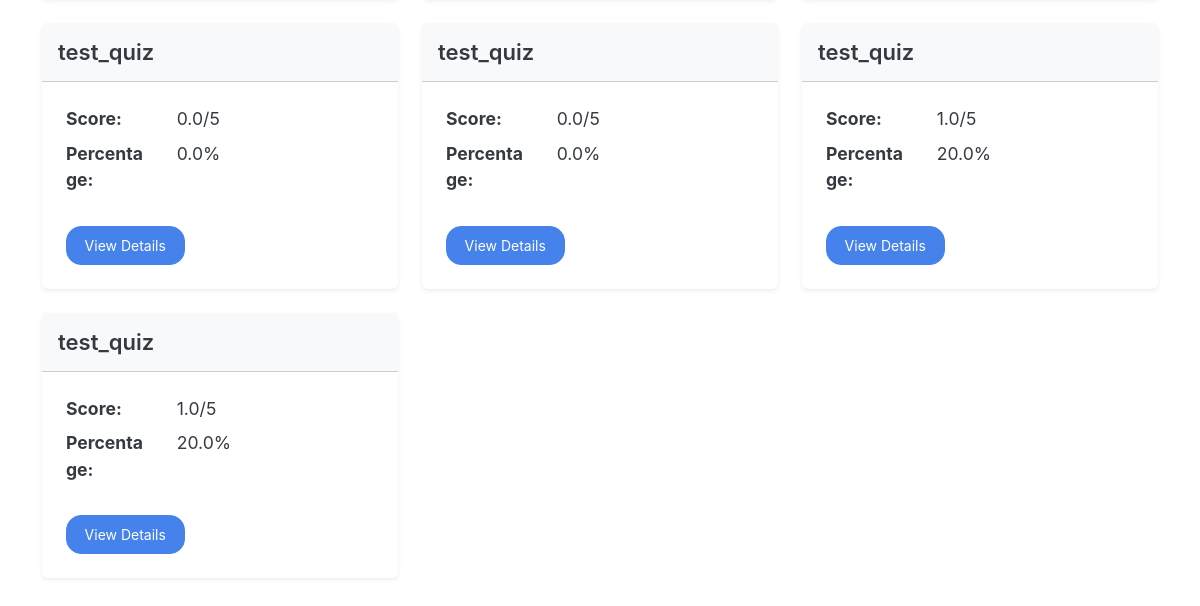
The page /user/past_attempts (signed in, lower part) on the database as committed earlier.
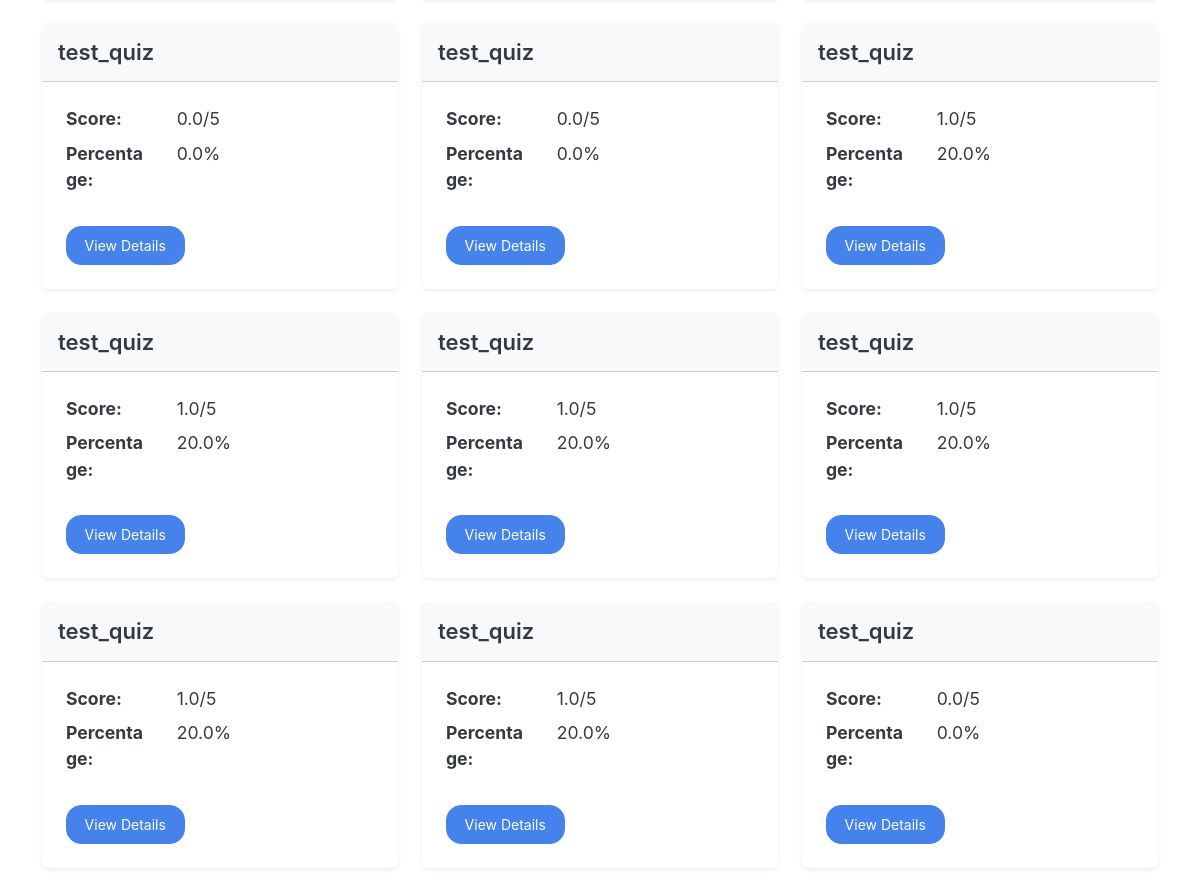
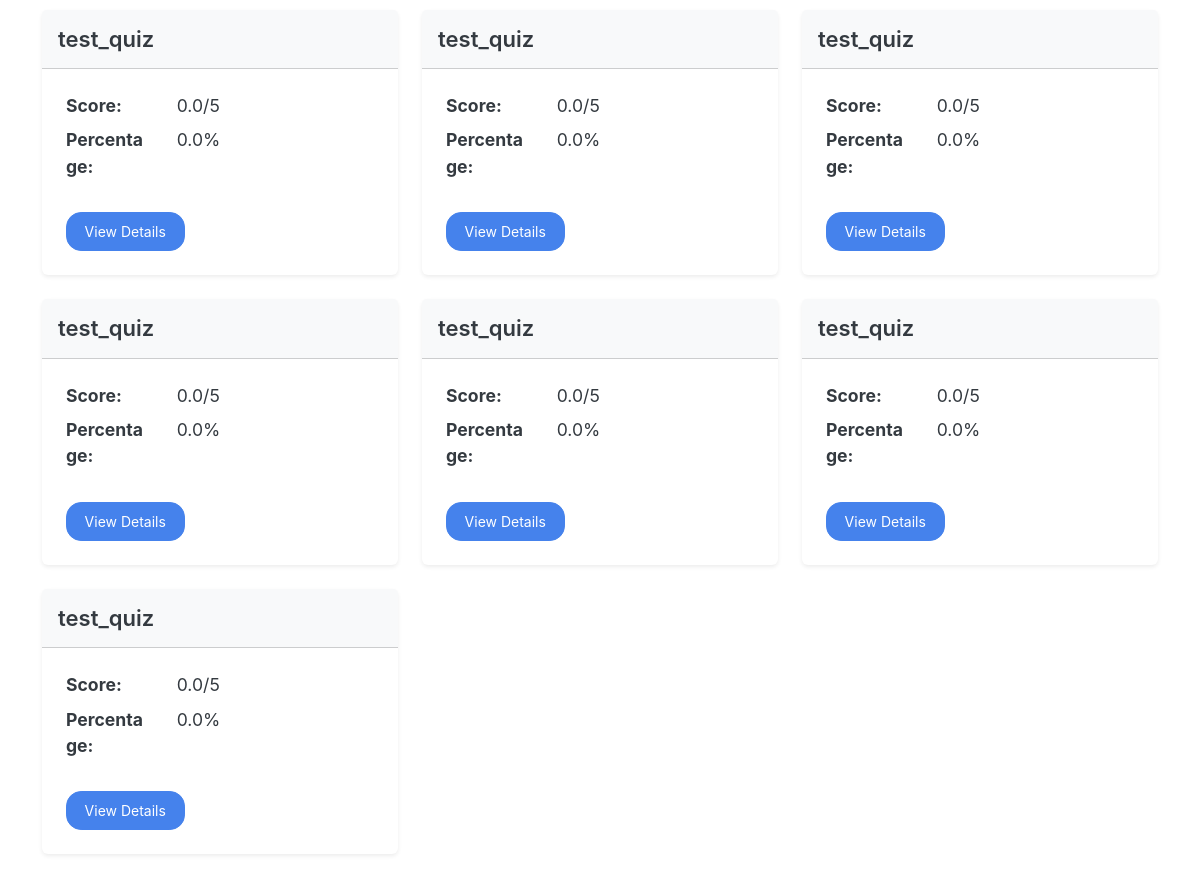
The same page on the database as committed later (2 pictures, top to bottom).
### models/models.py (models this page shows)
class QuizAttempt(db.Model):
    __tablename__ = 'quiz_attempt'
    id: Mapped[id_pk]
    quiz_id: Mapped[int] = mapped_column(ForeignKey("quiz.quiz_id"))
    user_id: Mapped[int] = mapped_column(ForeignKey("user.user_id"))
    start_time: Mapped[datetime]
    time_taken: Mapped[int] # time in minutes  maybe seconds? minutes is better we don't need seconds
    total_score: Mapped[float]
    percentage: Mapped[float]
    quiz: Mapped["Quiz"] = relationship(back_populates="quiz_attempts")
    user: Mapped["User"] = relationship(back_populates="quiz_attempts")
    question_attempts: Mapped[List["QuestionAttempt"]]=relationship(back_populates="quiz_attempt")

class Quiz(db.Model):
    __tablename__ = "quiz"
    quiz_id: Mapped[id_pk]
    quiz_name: Mapped[str]
    chapter_id: Mapped[int]
    subject_id: Mapped[int]
    date: Mapped[Optional[date]]
    duration: Mapped[Optional[int]]  # minutes? hopefully
    remarks: Mapped[str]
    total_marks: Mapped[int] = mapped_column(default=0)
    questions: Mapped[List["Question"]] = relationship(
        back_populates="quiz", cascade="all,delete-orphan"
    )
    quiz_attempts: Mapped[List["QuizAttempt"]] = relationship(
        back_populates="quiz", cascade="all,delete-orphan"
    )
    chapter: Mapped["Chapter"] = relationship(back_populates="quizzes") # maybe change this
    __table_args__ = (
        ForeignKeyConstraint(
            ['subject_id', 'chapter_id'],  # Composite foreign key
            ['chapter.subject_id', 'chapter.chapter_id']
        ),
    )

### routes/user_routes.py (the view)
@user_bp.route("/past_attempts", methods=["GET"])
def history():
    return render_template("user/history.html", user=current_user)

### app.py (called while the page is built)
@app.template_global()
def is_active(page_name):
    return "active" if request.endpoint == page_name else ""

### routes/__init__.py (called while the page is built)
def init_login_manager(app):
    login_manager = LoginManager()
    login_manager.init_app(app)
    login_manager.login_view = "auth.login"  # goes to the login() function in auth_bp
    @login_manager.user_loader
    def load_user(user_id):
        return db.session.scalar(select(User).where(User.user_id == user_id))

### routes/user_routes.py (called while the page is built)
@user_bp.before_request  # makes it so you have to be logged in to access, and allows admin to access it too to test :)
@login_required
def user_required():
    pass

### templates/user/history.html (shortened to what this page needs)
{% extends "base.html" %} {% block title %} Quiz History {% endblock %} {% block
body %} {% include "user/nav.html" %}
<div class="container py-5">
  {% if user.quiz_attempts %}
  <div class="row row-cols-1 row-cols-md-2 row-cols-lg-3 g-4">
    {% for quiz_attempt in user.quiz_attempts %}
    <div class="col">
      <div class="card shadow-sm border-0 h-100">
        <div class="card-header bg-light py-3">
          <h5 class="card-title fw-semibold mb-0">
            {{ quiz_attempt.quiz.quiz_name }}
          </h5>
        </div>
        <div class="card-body p-4">
          <dl class="row">
            <dt class="col-sm-4">Score:</dt>
            <dd class="col-sm-8">
              {{ quiz_attempt.total_score }}/{{ quiz_attempt.quiz.total_marks }}
            </dd>
            <dt class="col-sm-4">Percentage:</dt>
            <dd class="col-sm-8">{{ quiz_attempt.percentage }}%</dd>
          </dl>
          <a
            href="{{ url_for('user.results', quiz_attempt_id=quiz_attempt.id) }}"
            class="btn btn-primary mt-3"
            >View Details</a
          >
        </div>
      </div>
    </div>
    {% endfor %}
  </div>
  {% else %}
  <div class="text-center py-5">
    <p class="text-muted mb-0">No quiz history found for this user.</p>
  </div>
  {% endif %}
</div>
{% endblock %}

### templates/base.html (shortened to what this page needs)
<!doctype html>
<html lang="en">
  <head>
    <link href="{{url_for("static", filename="style.css")}}" rel="stylesheet" />
  </head>
  <body>
    {% block body %} {% endblock %}
    <link
      rel="stylesheet"
      href="https://cdn.jsdelivr.net/npm/bootstrap-icons@1.5.0/font/bootstrap-icons.css"
    />
    <div class="toast-container position-fixed bottom-0 end-0 p-3">
    </div>
    <div class="toast-container position-fixed bottom-0 end-0 p-3">
    </div>
  </body>
</html>

Rows that differ between the two databases and show on the page:
added QuizAttempt: quiz.quiz_name "test_quiz", total_score "1.0", quiz.total_marks "5", percentage "20.0"
added QuizAttempt: quiz.quiz_name "test_quiz", total_score "1.0", quiz.total_marks "5", percentage "20.0"
added QuizAttempt: quiz.quiz_name "test_quiz", total_score "1.0", quiz.total_marks "5", percentage "20.0"
added QuizAttempt: quiz.quiz_name "test_quiz", total_score "1.0", quiz.total_marks "5", percentage "20.0"
added QuizAttempt: quiz.quiz_name "test_quiz", total_score "0.0", quiz.total_marks "5", percentage "0.0"
added QuizAttempt: quiz.quiz_name "test_quiz", total_score "0.0", quiz.total_marks "5", percentage "0.0"
added QuizAttempt: quiz.quiz_name "test_quiz", total_score "0.0", quiz.total_marks "5", percentage "0.0"
added QuizAttempt: quiz.quiz_name "test_quiz", total_score "0.0", quiz.total_marks "5", percentage "0.0"
added QuizAttempt: quiz.quiz_name "test_quiz", total_score "0.0", quiz.total_marks "5", percentage "0.0"
added QuizAttempt: quiz.quiz_name "test_quiz", total_score "0.0", quiz.total_marks "5", percentage "0.0"
added QuizAttempt: quiz.quiz_name "test_quiz", total_score "0.0", quiz.total_marks "5", percentage "0.0"
added QuizAttempt: quiz.quiz_name "test_quiz", total_score "0.0", quiz.total_marks "5", percentage "0.0"
